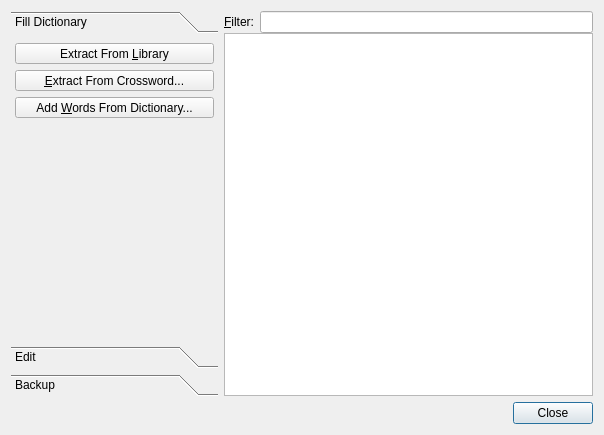
<?xml version="1.0" encoding="UTF-8"?>
<ui version="4.0">
 <class>dictionaries</class>
 <widget class="QDialog" name="dictionaries">
  <property name="geometry">
   <rect>
    <x>0</x>
    <y>0</y>
    <width>604</width>
    <height>435</height>
   </rect>
  </property>
  <property name="sizePolicy">
   <sizepolicy hsizetype="Minimum" vsizetype="Preferred">
    <horstretch>0</horstretch>
    <verstretch>0</verstretch>
   </sizepolicy>
  </property>
  <property name="windowTitle">
   <string>Dictionary</string>
  </property>
  <layout class="QVBoxLayout" name="verticalLayout_4">
   <item>
    <layout class="QHBoxLayout" name="horizontalLayout">
     <item>
      <widget class="QToolBox" name="toolBox">
       <property name="sizePolicy">
        <sizepolicy hsizetype="Maximum" vsizetype="Minimum">
         <horstretch>0</horstretch>
         <verstretch>0</verstretch>
        </sizepolicy>
       </property>
       <property name="minimumSize">
        <size>
         <width>207</width>
         <height>0</height>
        </size>
       </property>
       <property name="baseSize">
        <size>
         <width>0</width>
         <height>0</height>
        </size>
       </property>
       <property name="autoFillBackground">
        <bool>false</bool>
       </property>
       <property name="frameShape">
        <enum>QFrame::NoFrame</enum>
       </property>
       <property name="frameShadow">
        <enum>QFrame::Plain</enum>
       </property>
       <property name="currentIndex">
        <number>0</number>
       </property>
       <property name="tabSpacing">
        <number>-1</number>
       </property>
       <widget class="QWidget" name="page">
        <property name="geometry">
         <rect>
          <x>0</x>
          <y>0</y>
          <width>220</width>
          <height>292</height>
         </rect>
        </property>
        <attribute name="label">
         <string>Fill Dictionary</string>
        </attribute>
        <layout class="QVBoxLayout" name="verticalLayout">
         <property name="margin">
          <number>4</number>
         </property>
         <item>
          <widget class="QToolButton" name="extractFromLibrary">
           <property name="sizePolicy">
            <sizepolicy hsizetype="Preferred" vsizetype="Fixed">
             <horstretch>0</horstretch>
             <verstretch>0</verstretch>
            </sizepolicy>
           </property>
           <property name="toolTip">
            <string>Extracts words with associated clues from crosswords in the library</string>
           </property>
           <property name="whatsThis">
            <string>Extracts words with associated clues from crosswords in the library.
This does the same as &quot;Extract From Crosswords...&quot; with all crossword files in the library.</string>
           </property>
           <property name="text">
            <string>Extract From &amp;Library</string>
           </property>
           <property name="icon">
            <iconset>
             <normaloff>:/newPrefix/icons/hi48-app-extract-from-library.png</normaloff>:/newPrefix/icons/hi48-app-extract-from-library.png</iconset>
           </property>
           <property name="iconSize">
            <size>
             <width>32</width>
             <height>32</height>
            </size>
           </property>
           <property name="toolButtonStyle">
            <enum>Qt::ToolButtonTextUnderIcon</enum>
           </property>
           <property name="arrowType">
            <enum>Qt::NoArrow</enum>
           </property>
          </widget>
         </item>
         <item>
          <widget class="QToolButton" name="extractFromCrosswords">
           <property name="sizePolicy">
            <sizepolicy hsizetype="Preferred" vsizetype="Fixed">
             <horstretch>0</horstretch>
             <verstretch>0</verstretch>
            </sizepolicy>
           </property>
           <property name="toolTip">
            <string>Lets you choose crossword files to extracts words with associated clues from</string>
           </property>
           <property name="whatsThis">
            <string>Lets you choose crossword files to extracts words with associated clues from.
This does the same as &quot;Extract From Library&quot;, but you can select from which files words should be extracted.</string>
           </property>
           <property name="text">
            <string>&amp;Extract From Crossword...</string>
           </property>
           <property name="icon">
            <iconset>
             <normaloff>:/newPrefix/icons/hi48-app-extract-from-crosswords.png</normaloff>:/newPrefix/icons/hi48-app-extract-from-crosswords.png</iconset>
           </property>
           <property name="iconSize">
            <size>
             <width>32</width>
             <height>32</height>
            </size>
           </property>
           <property name="toolButtonStyle">
            <enum>Qt::ToolButtonTextUnderIcon</enum>
           </property>
           <property name="arrowType">
            <enum>Qt::NoArrow</enum>
           </property>
          </widget>
         </item>
         <item>
          <widget class="QToolButton" name="addWordsFromDictionary">
           <property name="sizePolicy">
            <sizepolicy hsizetype="Preferred" vsizetype="Fixed">
             <horstretch>0</horstretch>
             <verstretch>0</verstretch>
            </sizepolicy>
           </property>
           <property name="toolTip">
            <string>Extracts words from plain text dictionary files</string>
           </property>
           <property name="whatsThis">
            <string>&lt;!DOCTYPE HTML PUBLIC &quot;-//W3C//DTD HTML 4.0//EN&quot; &quot;http://www.w3.org/TR/REC-html40/strict.dtd&quot;&gt;
&lt;html&gt;&lt;head&gt;&lt;meta name=&quot;qrichtext&quot; content=&quot;1&quot; /&gt;&lt;style type=&quot;text/css&quot;&gt;
p, li { white-space: pre-wrap; }
&lt;/style&gt;&lt;/head&gt;&lt;body style=&quot; font-family:'FreeSans'; font-size:10pt; font-weight:400; font-style:normal;&quot;&gt;
&lt;p style=&quot; margin-top:0px; margin-bottom:0px; margin-left:0px; margin-right:0px; -qt-block-indent:0; text-indent:0px;&quot;&gt;Imports words from a plain text dictionary (eg. in /usr/dict/ or /usr/share/dict/). A dictionary for crosswords is available from &lt;a href=&quot;http://www.quinapalus.com/xwfaq.html&quot;&gt;&lt;span style=&quot; text-decoration: underline; color:#0057ae;&quot;&gt;http://www.quinapalus.com/xwfaq.html&lt;/span&gt;&lt;/a&gt; (UKACD).&lt;/p&gt;
&lt;p style=&quot; margin-top:0px; margin-bottom:0px; margin-left:0px; margin-right:0px; -qt-block-indent:0; text-indent:0px;&quot;&gt;The dictionary file must be a plain text file with one word per line.&lt;/p&gt;&lt;/body&gt;&lt;/html&gt;</string>
           </property>
           <property name="text">
            <string>Add &amp;Words From Dictionary...</string>
           </property>
           <property name="iconSize">
            <size>
             <width>32</width>
             <height>32</height>
            </size>
           </property>
           <property name="toolButtonStyle">
            <enum>Qt::ToolButtonTextUnderIcon</enum>
           </property>
           <property name="arrowType">
            <enum>Qt::NoArrow</enum>
           </property>
          </widget>
         </item>
         <item>
          <spacer name="verticalSpacer">
           <property name="orientation">
            <enum>Qt::Vertical</enum>
           </property>
           <property name="sizeHint" stdset="0">
            <size>
             <width>20</width>
             <height>0</height>
            </size>
           </property>
          </spacer>
         </item>
        </layout>
       </widget>
       <widget class="QWidget" name="page_3">
        <property name="geometry">
         <rect>
          <x>0</x>
          <y>0</y>
          <width>207</width>
          <height>292</height>
         </rect>
        </property>
        <attribute name="label">
         <string>Edit</string>
        </attribute>
        <layout class="QVBoxLayout" name="verticalLayout_3">
         <item>
          <widget class="QToolButton" name="addEntry">
           <property name="sizePolicy">
            <sizepolicy hsizetype="Preferred" vsizetype="Fixed">
             <horstretch>0</horstretch>
             <verstretch>0</verstretch>
            </sizepolicy>
           </property>
           <property name="toolTip">
            <string>Adds an entry to the dictionary</string>
           </property>
           <property name="text">
            <string>&amp;Add Entry</string>
           </property>
           <property name="iconSize">
            <size>
             <width>32</width>
             <height>32</height>
            </size>
           </property>
           <property name="toolButtonStyle">
            <enum>Qt::ToolButtonTextUnderIcon</enum>
           </property>
           <property name="arrowType">
            <enum>Qt::NoArrow</enum>
           </property>
          </widget>
         </item>
         <item>
          <widget class="QToolButton" name="removeEntries">
           <property name="sizePolicy">
            <sizepolicy hsizetype="Preferred" vsizetype="Fixed">
             <horstretch>0</horstretch>
             <verstretch>0</verstretch>
            </sizepolicy>
           </property>
           <property name="toolTip">
            <string>Removes the selected entries from the dictionary</string>
           </property>
           <property name="text">
            <string>&amp;Remove Selected</string>
           </property>
           <property name="iconSize">
            <size>
             <width>32</width>
             <height>32</height>
            </size>
           </property>
           <property name="toolButtonStyle">
            <enum>Qt::ToolButtonTextUnderIcon</enum>
           </property>
           <property name="arrowType">
            <enum>Qt::NoArrow</enum>
           </property>
          </widget>
         </item>
         <item>
          <widget class="Line" name="line">
           <property name="orientation">
            <enum>Qt::Horizontal</enum>
           </property>
          </widget>
         </item>
         <item>
          <widget class="QToolButton" name="clear">
           <property name="sizePolicy">
            <sizepolicy hsizetype="Preferred" vsizetype="Fixed">
             <horstretch>0</horstretch>
             <verstretch>0</verstretch>
            </sizepolicy>
           </property>
           <property name="toolTip">
            <string>Clears the dictionary</string>
           </property>
           <property name="text">
            <string>&amp;Clear Dictionary</string>
           </property>
           <property name="iconSize">
            <size>
             <width>32</width>
             <height>32</height>
            </size>
           </property>
           <property name="toolButtonStyle">
            <enum>Qt::ToolButtonTextUnderIcon</enum>
           </property>
           <property name="arrowType">
            <enum>Qt::NoArrow</enum>
           </property>
          </widget>
         </item>
         <item>
          <spacer name="verticalSpacer_3">
           <property name="orientation">
            <enum>Qt::Vertical</enum>
           </property>
           <property name="sizeHint" stdset="0">
            <size>
             <width>20</width>
             <height>0</height>
            </size>
           </property>
          </spacer>
         </item>
        </layout>
       </widget>
       <widget class="QWidget" name="page_2">
        <property name="geometry">
         <rect>
          <x>0</x>
          <y>0</y>
          <width>207</width>
          <height>292</height>
         </rect>
        </property>
        <attribute name="label">
         <string>Backup</string>
        </attribute>
        <layout class="QVBoxLayout" name="verticalLayout_2">
         <item>
          <widget class="QToolButton" name="importFromCSV">
           <property name="sizePolicy">
            <sizepolicy hsizetype="Preferred" vsizetype="Fixed">
             <horstretch>0</horstretch>
             <verstretch>0</verstretch>
            </sizepolicy>
           </property>
           <property name="toolTip">
            <string>Imports entries from a comma separated text file.</string>
           </property>
           <property name="whatsThis">
            <string>&lt;!DOCTYPE HTML PUBLIC &quot;-//W3C//DTD HTML 4.0//EN&quot; &quot;http://www.w3.org/TR/REC-html40/strict.dtd&quot;&gt;
&lt;html&gt;&lt;head&gt;&lt;meta name=&quot;qrichtext&quot; content=&quot;1&quot; /&gt;&lt;style type=&quot;text/css&quot;&gt;
p, li { white-space: pre-wrap; }
&lt;/style&gt;&lt;/head&gt;&lt;body style=&quot; font-family:'FreeSans'; font-size:10pt; font-weight:400; font-style:normal;&quot;&gt;
&lt;p style=&quot; margin-top:0px; margin-bottom:0px; margin-left:0px; margin-right:0px; -qt-block-indent:0; text-indent:0px;&quot;&gt;Imports entries from a comma separated text file.&lt;/p&gt;
&lt;p style=&quot; margin-top:0px; margin-bottom:0px; margin-left:0px; margin-right:0px; -qt-block-indent:0; text-indent:0px;&quot;&gt;You can use that to &lt;span style=&quot; font-weight:600;&quot;&gt;restore&lt;/span&gt; a previously created backup of your dictionary or to import dictionaries from others.&lt;/p&gt;&lt;/body&gt;&lt;/html&gt;</string>
           </property>
           <property name="text">
            <string>&amp;Import (CSV)...</string>
           </property>
           <property name="iconSize">
            <size>
             <width>32</width>
             <height>32</height>
            </size>
           </property>
           <property name="toolButtonStyle">
            <enum>Qt::ToolButtonTextUnderIcon</enum>
           </property>
           <property name="arrowType">
            <enum>Qt::NoArrow</enum>
           </property>
          </widget>
         </item>
         <item>
          <widget class="QToolButton" name="exportToCSV">
           <property name="sizePolicy">
            <sizepolicy hsizetype="Preferred" vsizetype="Fixed">
             <horstretch>0</horstretch>
             <verstretch>0</verstretch>
            </sizepolicy>
           </property>
           <property name="toolTip">
            <string>Exports the whole dictionary to a comma separated text file.</string>
           </property>
           <property name="whatsThis">
            <string>&lt;!DOCTYPE HTML PUBLIC &quot;-//W3C//DTD HTML 4.0//EN&quot; &quot;http://www.w3.org/TR/REC-html40/strict.dtd&quot;&gt;
&lt;html&gt;&lt;head&gt;&lt;meta name=&quot;qrichtext&quot; content=&quot;1&quot; /&gt;&lt;style type=&quot;text/css&quot;&gt;
p, li { white-space: pre-wrap; }
&lt;/style&gt;&lt;/head&gt;&lt;body style=&quot; font-family:'FreeSans'; font-size:10pt; font-weight:400; font-style:normal;&quot;&gt;
&lt;p style=&quot; margin-top:0px; margin-bottom:0px; margin-left:0px; margin-right:0px; -qt-block-indent:0; text-indent:0px;&quot;&gt;Exports the whole dictionary to a comma separated text file.&lt;/p&gt;
&lt;p style=&quot; margin-top:0px; margin-bottom:0px; margin-left:0px; margin-right:0px; -qt-block-indent:0; text-indent:0px;&quot;&gt;You can use that to create a &lt;span style=&quot; font-weight:600;&quot;&gt;backup&lt;/span&gt; of your dictionary or to &lt;span style=&quot; font-weight:600;&quot;&gt;share&lt;/span&gt; your dictionary with others.&lt;/p&gt;
&lt;p style=&quot; margin-top:0px; margin-bottom:0px; margin-left:0px; margin-right:0px; -qt-block-indent:0; text-indent:0px;&quot;&gt;It is also possible to open that file in a spread sheet application.&lt;/p&gt;&lt;/body&gt;&lt;/html&gt;</string>
           </property>
           <property name="text">
            <string>&amp;Export (CSV)...</string>
           </property>
           <property name="iconSize">
            <size>
             <width>32</width>
             <height>32</height>
            </size>
           </property>
           <property name="toolButtonStyle">
            <enum>Qt::ToolButtonTextUnderIcon</enum>
           </property>
           <property name="arrowType">
            <enum>Qt::NoArrow</enum>
           </property>
          </widget>
         </item>
         <item>
          <spacer name="verticalSpacer_2">
           <property name="orientation">
            <enum>Qt::Vertical</enum>
           </property>
           <property name="sizeHint" stdset="0">
            <size>
             <width>20</width>
             <height>0</height>
            </size>
           </property>
          </spacer>
         </item>
        </layout>
       </widget>
      </widget>
     </item>
     <item>
      <layout class="QGridLayout" name="gridLayout_3">
       <property name="sizeConstraint">
        <enum>QLayout::SetDefaultConstraint</enum>
       </property>
       <property name="verticalSpacing">
        <number>0</number>
       </property>
       <property name="leftMargin">
        <number>0</number>
       </property>
       <item row="0" column="0">
        <widget class="QLabel" name="lblFilter">
         <property name="text">
          <string>&amp;Filter:</string>
         </property>
         <property name="alignment">
          <set>Qt::AlignRight|Qt::AlignTrailing|Qt::AlignVCenter</set>
         </property>
         <property name="buddy">
          <cstring>filter</cstring>
         </property>
        </widget>
       </item>
       <item row="0" column="1">
        <widget class="KLineEdit" name="filter">
         <property name="inputMask">
          <string/>
         </property>
         <property name="maxLength">
          <number>256</number>
         </property>
         <property name="frame">
          <bool>true</bool>
         </property>
         <property name="showClearButton" stdset="0">
          <bool>true</bool>
         </property>
        </widget>
       </item>
       <item row="1" column="0" colspan="2">
        <widget class="QTableView" name="tableDictionary">
         <property name="sizePolicy">
          <sizepolicy hsizetype="Expanding" vsizetype="Expanding">
           <horstretch>0</horstretch>
           <verstretch>0</verstretch>
          </sizepolicy>
         </property>
         <property name="minimumSize">
          <size>
           <width>325</width>
           <height>0</height>
          </size>
         </property>
         <property name="whatsThis">
          <string>&lt;!DOCTYPE HTML PUBLIC &quot;-//W3C//DTD HTML 4.0//EN&quot; &quot;http://www.w3.org/TR/REC-html40/strict.dtd&quot;&gt;
&lt;html&gt;&lt;head&gt;&lt;meta name=&quot;qrichtext&quot; content=&quot;1&quot; /&gt;&lt;style type=&quot;text/css&quot;&gt;
p, li { white-space: pre-wrap; }
&lt;/style&gt;&lt;/head&gt;&lt;body style=&quot; font-family:'FreeSans'; font-size:10pt; font-weight:400; font-style:normal;&quot;&gt;
&lt;p style=&quot; margin-top:0px; margin-bottom:0px; margin-left:0px; margin-right:0px; -qt-block-indent:0; text-indent:0px;&quot;&gt;This view contains all entries in the dictionary. &lt;/p&gt;
&lt;p style=&quot; margin-top:0px; margin-bottom:0px; margin-left:0px; margin-right:0px; -qt-block-indent:0; text-indent:0px;&quot;&gt;You can &lt;span style=&quot; font-weight:600;&quot;&gt;edit&lt;/span&gt; each entry.&lt;/p&gt;
&lt;p style=&quot; margin-top:0px; margin-bottom:0px; margin-left:0px; margin-right:0px; -qt-block-indent:0; text-indent:0px;&quot;&gt;To &lt;span style=&quot; font-weight:600;&quot;&gt;find entries&lt;/span&gt; in the possibly huge list you can enter a substring of the answer word into the edit line above.&lt;/p&gt;&lt;/body&gt;&lt;/html&gt;</string>
         </property>
         <property name="alternatingRowColors">
          <bool>true</bool>
         </property>
         <property name="selectionBehavior">
          <enum>QAbstractItemView::SelectRows</enum>
         </property>
         <property name="gridStyle">
          <enum>Qt::NoPen</enum>
         </property>
         <property name="sortingEnabled">
          <bool>true</bool>
         </property>
         <attribute name="horizontalHeaderStretchLastSection">
          <bool>true</bool>
         </attribute>
         <attribute name="verticalHeaderVisible">
          <bool>false</bool>
         </attribute>
         <attribute name="verticalHeaderDefaultSectionSize">
          <number>20</number>
         </attribute>
         <attribute name="verticalHeaderMinimumSectionSize">
          <number>16</number>
         </attribute>
        </widget>
       </item>
      </layout>
     </item>
    </layout>
   </item>
   <item>
    <widget class="QDialogButtonBox" name="buttonBox">
     <property name="standardButtons">
      <set>QDialogButtonBox::Close</set>
     </property>
    </widget>
   </item>
  </layout>
 </widget>
 <customwidgets>
  <customwidget>
   <class>KLineEdit</class>
   <extends>QLineEdit</extends>
   <header>klineedit.h</header>
  </customwidget>
 </customwidgets>
 <resources/>
 <connections>
  <connection>
   <sender>buttonBox</sender>
   <signal>rejected()</signal>
   <receiver>dictionaries</receiver>
   <slot>reject()</slot>
   <hints>
    <hint type="sourcelabel">
     <x>548</x>
     <y>416</y>
    </hint>
    <hint type="destinationlabel">
     <x>136</x>
     <y>413</y>
    </hint>
   </hints>
  </connection>
 </connections>
</ui>
